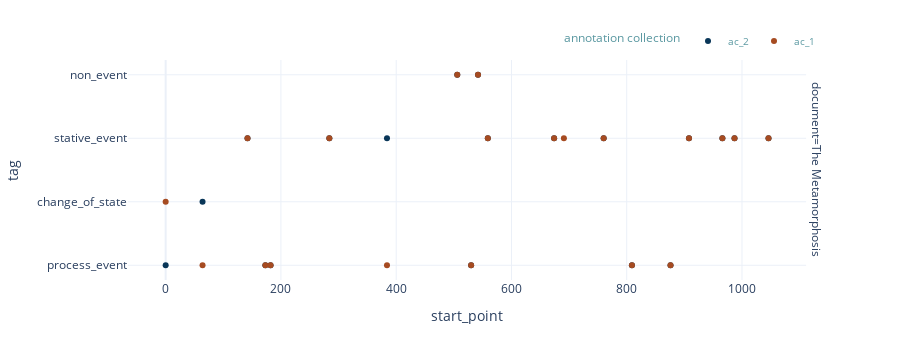

The code cell stored with this chart in its notebook:
### Markdown cell above
## Annotation overview for the entire project

Using the method `plot_annotations()` the annotations of each annotation collection and each document are plotted as a single subplot.
By clicking on the legend entries you can deactivate specific annotation collections within the plot. By hovering over the scatter point every annotation can be explored.

### Code cell
my_project.plot_annotations()

### Figure 1 — Plotly figure (JSON) as saved in the notebook; plotly's stock layout.template omitted (floating-point values rounded to 4 significant figures)
{"data": [{"customdata": [["<I><br>One morning, as Gregor Samsa was waking up from anxious<br>dreams<br></I>"], ["<I><br>he discovered that in bed he had been changed into<br>a monstrous verminous bug<br></I>"], ["<I><br>He lay on his armour-hard back<br></I>"], ["<I><br>and saw his brown, arched abdomen divided up into rigid<br>bow-like sections<br></I>"], ["<I><br>as he lifted his head up a little<br></I>"], ["<I><br>From this height the blanket, just about ready to slide<br>off completely, could hardly stay in place<br></I>"], ["<I><br>His numerous legs, pitifully thin in comparison to the rest<br>of his circumference, flickered helplessly before his eyes<br></I>"], ["<I><br>What's happened to me<br></I>"], ["<I><br>he thought<br></I>"], ["<I><br>It was no dream<br></I>"], ["<I><br>His room, a proper room for a human being, only<br>somewhat too small, lay quietly between the four well-known walls<br></I>"], ["<I><br>Above the table, on which an unpacked collection of sample<br>cloth goods was spread out hung the picture<br></I>"], ["<I><br>Samsa was a travelling salesman<br></I>"], ["<I><br>which he had cut out of an illustrated magazine a<br>little while ago<br></I>"], ["<I><br>and set in a pretty gilt frame<br></I>"], ["<I><br>It was a picture of a woman with a fur<br>hat and a fur boa<br></I>"], ["<I><br>She sat erect there<br></I>"], ["<I><br>lifting up in the direction of the viewer a solid<br>fur muff<br></I>"], ["<I><br>into which her entire forearm had disappeared<br></I>"]], "hovertemplate": "annotation collection=ac_2<br>document=The Metamorphosis<br>start_point=%{x}<br>tag=%{y}<br>ANNOTATION=%{customdata[0]}<extra></extra>", "legendgroup": "ac_2", "marker": {"color": "#093658", "symbol": "circle"}, "mode": "markers", "name": "ac_2", "orientation": "h", "showlegend": true, "type": "scatter", "x": [0, 64, 142, 173, 182, 284, 384, 506, 530, 542, 559, 674, 760, 809, 876, 908, 966, 987, 1046], "xaxis": "x", "y": ["process_event", "change_of_state", "stative_event", "process_event", "process_event", "stative_event", "stative_event", "non_event", "process_event", "non_event", "stative_event", "stative_event", "stative_event", "process_event", "process_event", "stative_event", "stative_event", "stative_event", "stative_event"], "yaxis": "y"}, {"customdata": [["<I><br>One morning, as Gregor Samsa was waking up from anxious<br>dreams<br></I>"], ["<I><br>he discovered that in bed he had been changed into<br>a monstrous verminous bug<br></I>"], ["<I><br>He lay on his armour-hard back<br></I>"], ["<I><br>and saw his brown, arched abdomen divided up into rigid<br>bow-like sections<br></I>"], ["<I><br>as he lifted his head up a little<br></I>"], ["<I><br>From this height the blanket, just about ready to slide<br>off completely, could hardly stay in place<br></I>"], ["<I><br>His numerous legs, pitifully thin in comparison to the rest<br>of his circumference, flickered helplessly before his eyes<br></I>"], ["<I><br>What's happened to me<br></I>"], ["<I><br>he thought<br></I>"], ["<I><br>It was no dream<br></I>"], ["<I><br>His room, a proper room for a human being, only<br>somewhat too small, lay quietly between the four well-known walls<br></I>"], ["<I><br>Above the table hung the picture<br></I>"], ["<I><br>on which an unpacked collection of sample cloth goods was<br>spread out<br></I>"], ["<I><br>Samsa was a travelling salesman<br></I>"], ["<I><br>which he had cut out of an illustrated magazine a<br>little while ago<br></I>"], ["<I><br>and set in a pretty gilt frame<br></I>"], ["<I><br>It was a picture of a woman with a fur<br>hat and a fur boa<br></I>"], ["<I><br>She sat erect there<br></I>"], ["<I><br>lifting up in the direction of the viewer a solid<br>fur muff<br></I>"], ["<I><br>into which her entire forearm had disappeared<br></I>"]], "hovertemplate": "annotation collection=ac_1<br>document=The Metamorphosis<br>start_point=%{x}<br>tag=%{y}<br>ANNOTATION=%{customdata[0]}<extra></extra>", "legendgroup": "ac_1", "marker": {"color": "#A64B21", "symbol": "circle"}, "mode": "markers", "name": "ac_1", "orientation": "h", "showlegend": true, "type": "scatter", "x": [0, 64, 142, 173, 182, 284, 384, 506, 530, 542, 559, 674, 691, 760, 809, 876, 908, 966, 987, 1046], "xaxis": "x", "y": ["change_of_state", "process_event", "stative_event", "process_event", "process_event", "stative_event", "process_event", "non_event", "process_event", "non_event", "stative_event", "stative_event", "stative_event", "stative_event", "process_event", "process_event", "stative_event", "stative_event", "stative_event", "stative_event"], "yaxis": "y"}], "layout": {"annotations": [{"font": {}, "showarrow": false, "text": "document=The Metamorphosis", "textangle": 90, "x": 0.98, "xanchor": "left", "xref": "paper", "y": 0.5, "yanchor": "middle", "yref": "paper"}], "height": 360, "legend": {"font": {"color": "#5A98A1", "size": 10}, "orientation": "h", "title": {"text": "annotation collection"}, "tracegroupgap": 0, "x": 1, "xanchor": "right", "y": 1.02, "yanchor": "bottom"}, "margin": {"t": 60}, "xaxis": {"anchor": "y", "domain": [0, 0.98], "showticklabels": true, "title": {"text": "start_point"}}, "yaxis": {"anchor": "x", "domain": [0, 1], "title": {"text": "tag"}}}}
